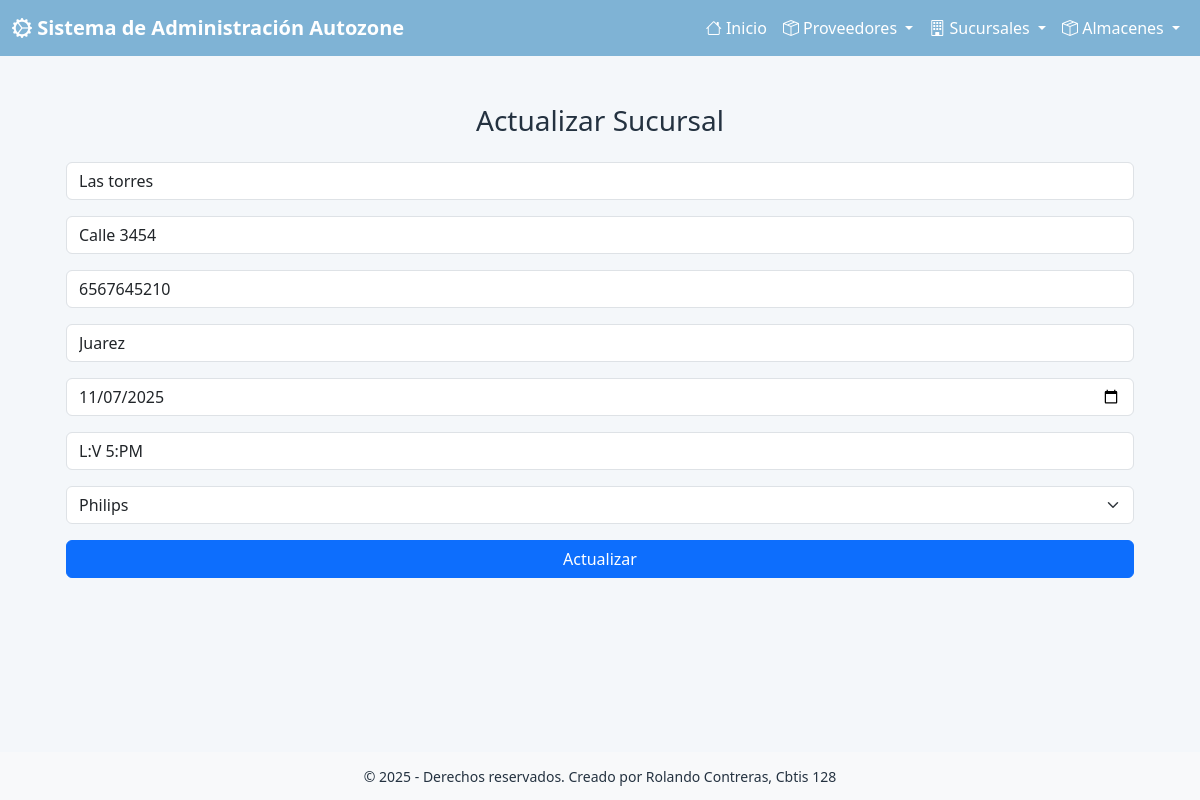
Page /actualizar_sucursal/2/ on the committed database.
### app_Autozone/models.py (models this page shows, shortened)
class Sucursal(models.Model):
    nombre = models.CharField(max_length=100)
    direccion = models.CharField(max_length=200)
    telefono = models.CharField(max_length=20)
    ciudad = models.CharField(max_length=50)
    fecha_apertura = models.DateField()
    horario = models.CharField(max_length=100)
    id_proveedor = models.ForeignKey(
        Proveedor,
        on_delete=models.CASCADE,
        related_name='sucursales',
        verbose_name='Proveedor'
    )
    class Meta:
        verbose_name = 'Sucursal'
        verbose_name_plural = 'Sucursales'

class Proveedor(models.Model):
    nombre = models.CharField(max_length=100)
    direccion = models.CharField(max_length=200)
    telefono = models.CharField(max_length=20)
    email = models.EmailField(max_length=50)
    fecha_registro = models.DateField()
    dias_entrega = models.CharField(max_length=150)
    hora_entrega = models.CharField(max_length=50)
    class Meta:
        verbose_name = 'Proveedor'
        verbose_name_plural = 'Proveedores'

### app_Autozone/views.py (the view)
# urls.py: path('actualizar_sucursal/<int:id>/', views.actualizar_sucursal, name='actualizar_sucursal'),
def actualizar_sucursal(request, id):
    sucursal = get_object_or_404(Sucursal, id=id)
    proveedores = Proveedor.objects.all()
    return render(request, 'sucursal/actualizar_sucursal.html', {'sucursal': sucursal, 'proveedores': proveedores})

### app_Autozone/templates/sucursal/actualizar_sucursal.html (shortened to what this page needs)
{% extends 'base.html' %}
{% block content %}
<div class="container mt-4">
  <h3 class="text-center mb-4">Actualizar Sucursal</h3>
  <form method="POST" action="{% url 'realizar_actualizacion_sucursal' sucursal.id %}">
    <input type="text" name="nombre" value="{{ sucursal.nombre }}" class="form-control mb-3">
    <input type="text" name="direccion" value="{{ sucursal.direccion }}" class="form-control mb-3">
    <input type="text" name="telefono" value="{{ sucursal.telefono }}" class="form-control mb-3">
    <input type="text" name="ciudad" value="{{ sucursal.ciudad }}" class="form-control mb-3">
    <input type="date" name="fecha_apertura" value="{{ sucursal.fecha_apertura|date:'Y-m-d' }}" class="form-control mb-3">
    <input type="text" name="horario" value="{{ sucursal.horario }}" class="form-control mb-3">
    <select name="id_proveedor" class="form-select mb-3">
      {% for p in proveedores %}
      <option value="{{ p.id }}" {% if sucursal.id_proveedor.id == p.id %}selected{% endif %}>{{ p.nombre }}</option>
      {% endfor %}
    </select>
    <button class="btn btn-primary w-100">Actualizar</button>
  </form>
</div>
{% endblock %}

### app_Autozone/templates/base.html (style rules this page uses)
:root { --primary:#7FB3D5; --accent:#F7D6B5; --muted:#F4F7FA; --card:#FFFFFF; }
body { background: var(--muted); color: #243240; }

### rows in the picture
Sucursal: nombre "Las torres", direccion "Calle 3454", telefono "6567645210", ciudad "Juarez", fecha_apertura "11/07/2025", horario "L:V 5:PM", id_proveedor "Philips"
